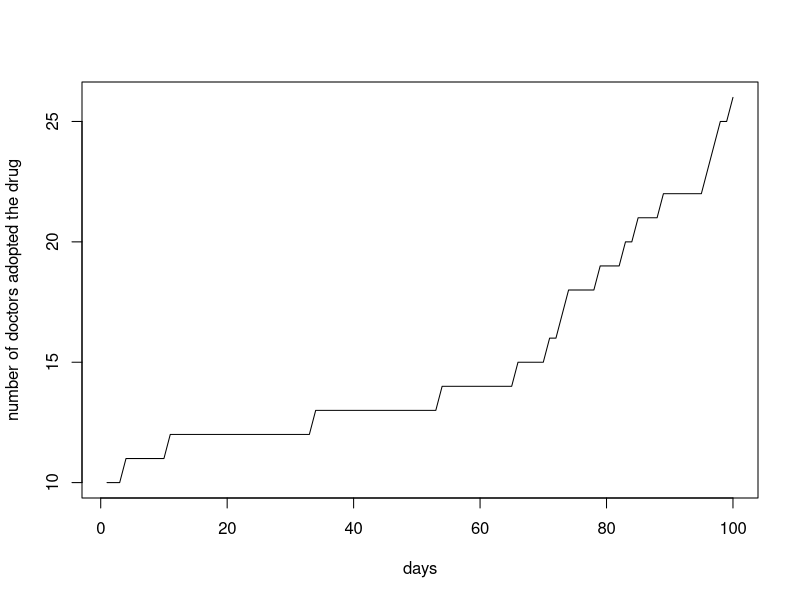
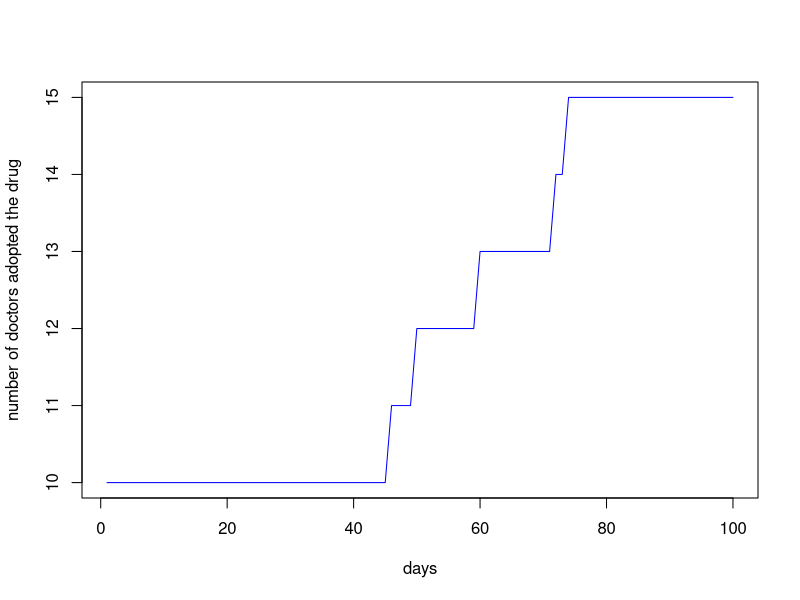
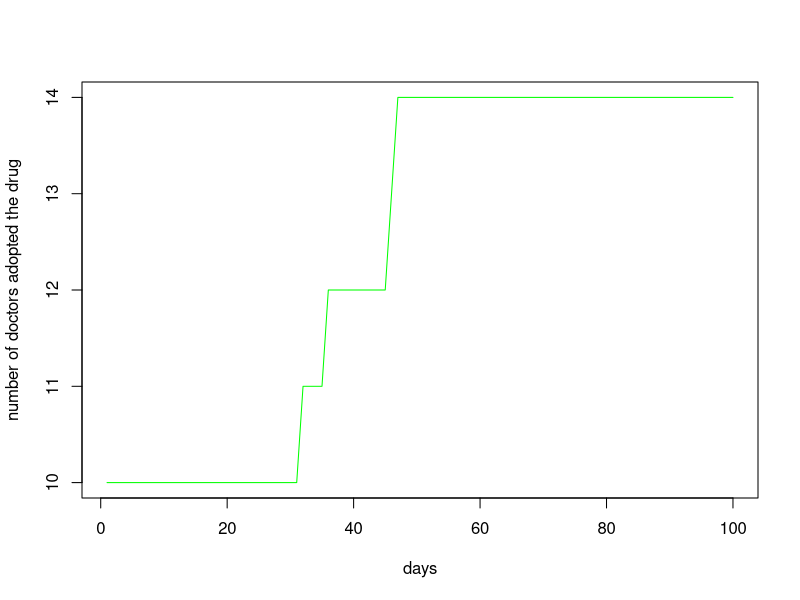
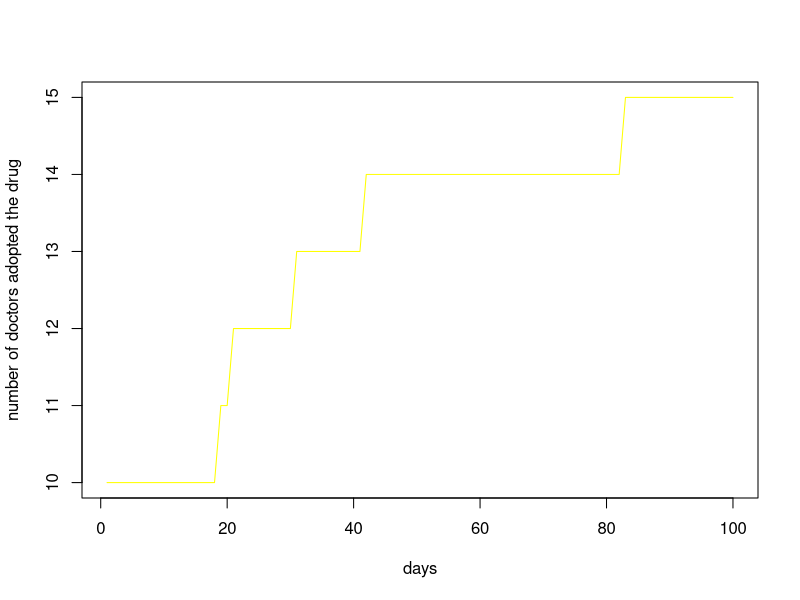
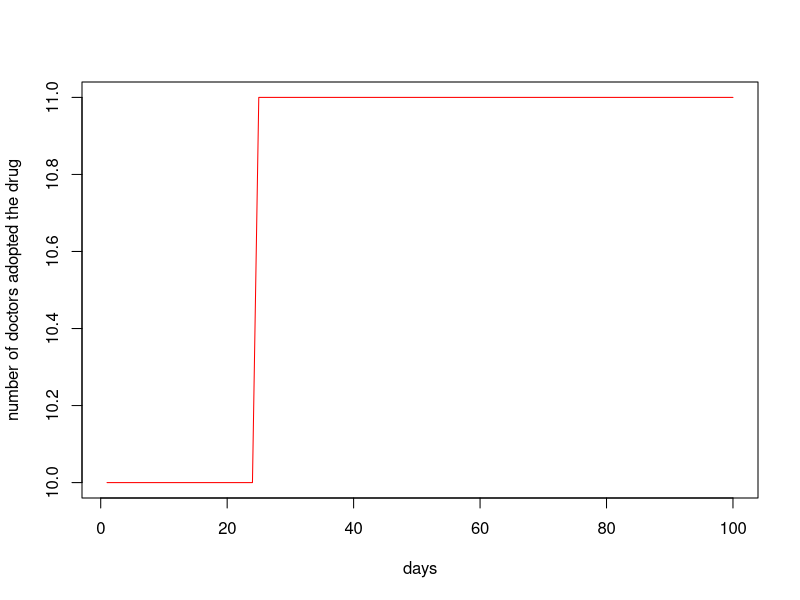
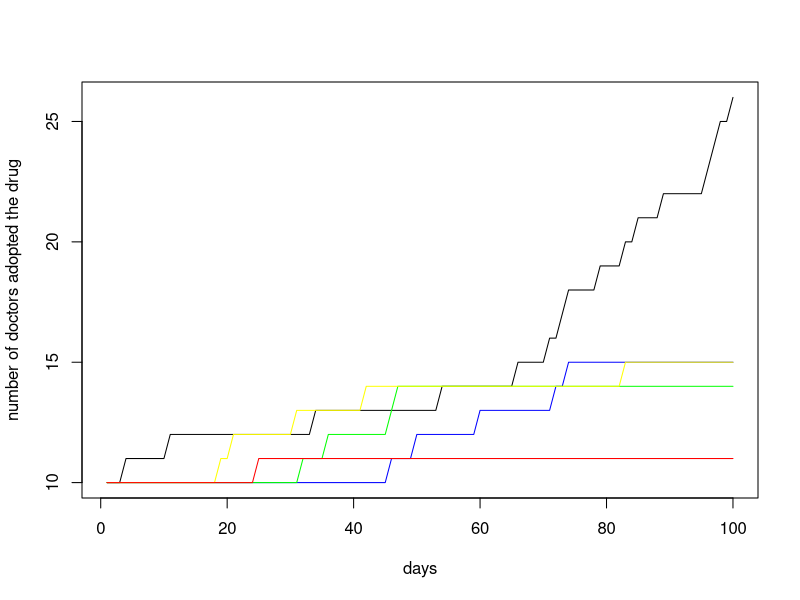

The R source for these figures, in order:
# Homework 6
# Stat 133, Lec 2, Spring 2015
# Due : Friday March 20th by 5 pm

# Review the slides on simulations for this assignment.

# Consider the following model on use of a new drug:
# We have a population of doctors, population size : <n.doctors>
# Every doctor has either adopted the use of a new drug, or not (0/1 status)
# Now write a function that runs a simulation for a period of :
# <n.days> where
# - every day exactly two _random_ doctors meet
# - if one has adopted but the other one has not then the
#   holdout adopts the use of the drug with probability p
# Return a matrix that shows for each day which doctors have adopted
# the use of the drug.

# Input varibles are
# <n.days> : the number of days the simulation should be run for
# <n.doctors> : total number of doctors 
# <initial.doctors> : a 0/1 vector of length <n.doctors>, 1 for adopters
# <p> : the probability that the non-adopter adopts the drug.

# Ouput variable
# <has_adopted> : matrix with <n.doctors> rows and <n.days> columns
#                 i.e. one row for each doctor
#                 the entries are 0 for days where the doctor is a
#                 non-adopter, else 1 (so once a row turns to 1 it stays as 1).

sim.doctors <- function(initial.doctors, n.doctors, n.days, p){
  has_adopted <- matrix(initial.doctors, ncol=1)
  for (i in 2:n.days) {
    two_random_doctors = sample(n.doctors, size=2, replace = T)
    if (initial.doctors[two_random_doctors[1]] != initial.doctors[two_random_doctors[2]]){
      if (initial.doctors[two_random_doctors[1]]==0) {
        initial.doctors[two_random_doctors[1]]=sample(c(0,1), 1, prob=c(1-p,p))
       }
      if (initial.doctors[two_random_doctors[2]]==0){
        initial.doctors[two_random_doctors[2]]=sample(c(0,1), 1, prob=c(1-p,p))
      }
      }
    has_adopted = cbind(has_adopted,initial.doctors)
    }
  return (has_adopted)
  }

  # Set up the output variable, define it as a matrix then use initial.doctors
  # to set the first column (day)

  # Run a simulation for <n.days> (use a for loop).  In the loop:
  # 1) pick two random doctors
  # 2) check if one has adopted the other hasn't
  # 3) convert the non-adopter with probability p

  # return the output



# When you test your function you have to generate <initial.doctors> and
# pick values for the other input parameters.

set.seed(42)
# Generate a value for <initial.doctors> that has 10% 1s and 90% 0s.
# Run your function for at least 5 different values of <p> and plot
# on x-axis: days,
# on y-axis : the number of doctors that have already adopted the drug, on that day
# Put all 5 lines in one figure (e.g. use first plot() then lines() for the subsequent lines)

initial.doctors = rep(c(0,1),c(90,10))

a = sim.doctors(initial.doctors, 100, 100,1/2)
plot(1:100,colSums(a),type="l",xlab="days",ylab="number of doctors adopted the drug")

b = sim.doctors(initial.doctors, 100, 100,1/4)
plot(1:100,colSums(b),type="l",col="blue",xlab="days",ylab="number of doctors adopted the drug")

c = sim.doctors(initial.doctors, 100, 100,1/5)
plot(1:100,colSums(c),type="l",col="green",xlab="days",ylab="number of doctors adopted the drug")

d = sim.doctors(initial.doctors, 100, 100,1/8)
plot(1:100,colSums(d),type="l",col="yellow",xlab="days",ylab="number of doctors adopted the drug")

e = sim.doctors(initial.doctors, 100, 100,1/9)
plot(1:100,colSums(e),type="l",col="red",xlab="days",ylab="number of doctors adopted the drug")

plot(1:100,colSums(a),type="l",xlab="days",ylab="number of doctors adopted the drug")+
  lines(1:100,colSums(b),col="blue")+
  lines(1:100,colSums(c),col="green")+
  lines(1:100,colSums(d), col="yellow")+
  lines(1:100,colSums(e), col="red")
